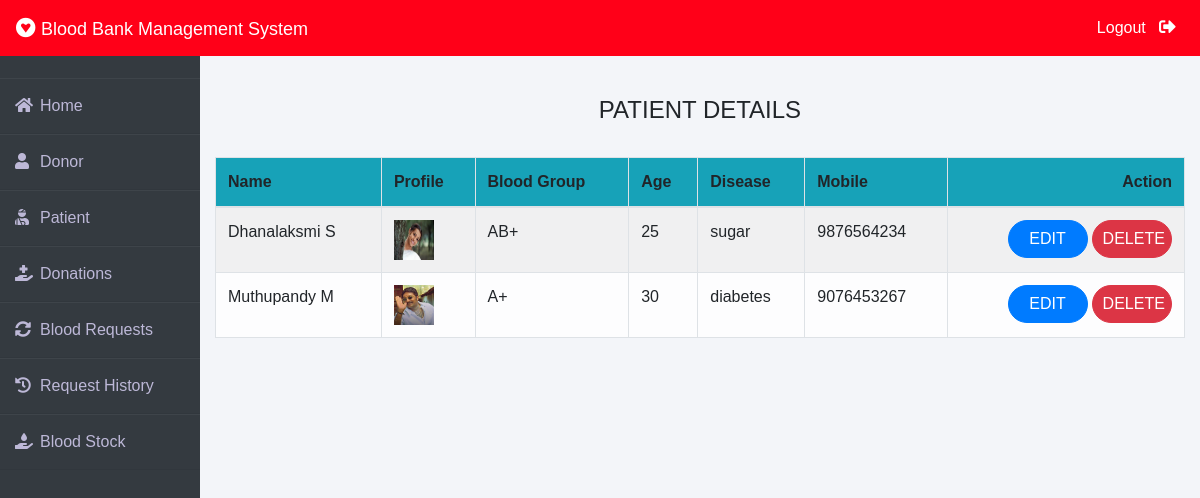
The page /admin-patient (signed in) on the database its author committed.
### patient/models.py (models this page shows, shortened)
class Patient(models.Model):
    user=models.OneToOneField(User,on_delete=models.CASCADE)
    profile_pic= models.ImageField(upload_to='profile_pic/Patient/',null=True,blank=True)
    age=models.PositiveIntegerField()
    bloodgroup=models.CharField(max_length=10)
    disease=models.CharField(max_length=100)
    doctorname=models.CharField(max_length=50)
    address = models.CharField(max_length=40)
    mobile = models.CharField(max_length=20,null=False)
    @property
    def get_name(self):
        return self.user.first_name+" "+self.user.last_name

### blood/views.py (the view)
# urls.py: path('admin-patient', views.admin_patient_view,name='admin-patient'),
@login_required(login_url='adminlogin')
def admin_patient_view(request):
    patients=pmodels.Patient.objects.all()
    return render(request,'blood/admin_patient.html',{'patients':patients})

### templates/blood/admin_patient.html
{% extends 'blood/adminbase.html' %}
{% block content %}
{% load widget_tweaks %}
{%load static%}
<br><br>
<div class="container">
    <H4 class="text-center">PATIENT DETAILS</H4><br>
    <table class="table table-light table-hover table-bordered table-striped">
        <thead class="bg-info">
            <tr>
                <th scope="col">Name</th>
                <th scope="col">Profile</th>
                <th scope="col">Blood Group</th>
                <th scope="col">Age</th>
                <th scope="col">Disease</th>
                <th scope="col">Mobile</th>
                <th class="text-right">Action</th>
            </tr>
        </thead>
        <tbody>
            {% for t in patients %}
            <tr>
                <td> {{t.get_name}}</td>
                <td> <img src="{% static t.profile_pic.url %}" alt="Profile Pic" height="40px" width="40px" /></td>
                <td>{{t.bloodgroup}}</td>
                <td>{{t.age}}</td>
                <td>{{t.disease}}</td>
                <td>{{t.mobile}}</td>
                <td class="text-right">
                    <button class="btn btn-primary badge-pill" style="width: 80px;"><a  style="text-decoration: none;color: white;" href="{% url 'update-patient' t.id  %}">EDIT</a> </button>
                    <button class="btn btn-danger badge-pill" style="width: 80px;"><a  style="text-decoration: none;color: white;" href="{% url 'delete-patient' t.id  %}">DELETE</a> </button>
                </td>
            </tr>
            {% endfor %}
        </tbody>
    </table>
</div>
{% endblock content %}

### templates/blood/adminbase.html (style rules this page uses)
* { margin: 0; padding: 0; box-sizing: border-box; list-style: none; text-decoration: none; font-family: 'Josefin Sans', sans-serif; }
body { background-color: #f3f5f9; }

### rows shown on the page
Patient: get_name "Dhanalaksmi S", profile_pic (picture), bloodgroup "AB+", age "25", disease "sugar", mobile "9876564234"
Patient: get_name "Muthupandy M", profile_pic (picture), bloodgroup "A+", age "30", disease "diabetes", mobile "9076453267"
